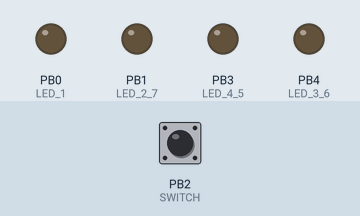
Recording of a program running on a simulated ATtiny85, built with avr-gcc and run on an emulated ATtiny85. Parts: output pins drawn as LEDs (lit = HIGH). The test bench sets the inputs (shaded band); at power-on: PB2 (SWITCH) HIGH. Sleep ends after the set time or at an interrupt; random numbers use the default seed unless the program sets one.

Above: at 1.2 s.
1.3 s: PB2 (SWITCH) pulled LOW for 0.15 s
At 3.2 s:
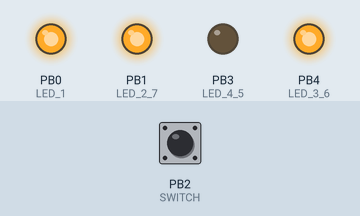
At 4.1 s:
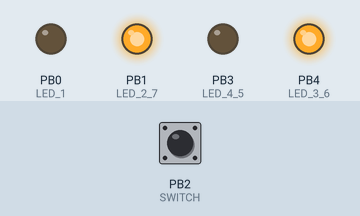
4.3 s: PB2 (SWITCH) pulsed LOW 5 times (0.12 s each, 0.3 s apart)
At 7.8 s:
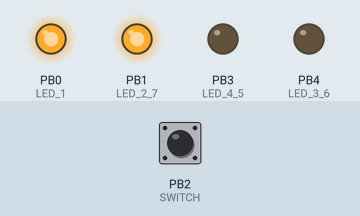
Timing chart, 0 to 11.0 s (numbered marks = the images above; inputs shaded):
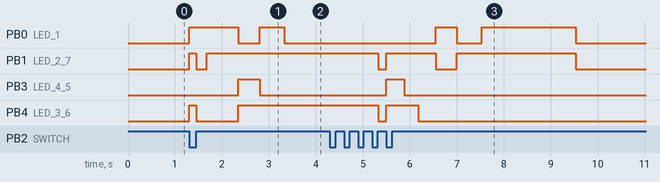

Measured:
- after the input at 1.3 s, PB0 (LED_1): LOW → HIGH at once, → LOW 1.1 s later, → HIGH 0.45 s later, → LOW 0.53 s later; PB1 (LED_2_7): LOW → HIGH at once, → LOW 0.15 s later, → HIGH 0.23 s later; PB3 (LED_4_5): LOW → HIGH after 1.1 s, → LOW 0.45 s later; PB4 (LED_3_6): LOW → HIGH at once, → LOW 0.15 s later, → HIGH 0.90 s later
- after the input at 4.3 s, PB0 (LED_1): LOW → HIGH after 2.3 s, → LOW 0.45 s later, → HIGH 0.53 s later, → LOW 2.0 s later; PB3 (LED_4_5): LOW → HIGH after 1.2 s, → LOW 0.38 s later

The program:

main.cpp
```cpp
#include <Arduino.h>
#include <avr/sleep.h>
#include <avr/power.h>

int randNumber;

const byte LED_1 = 0;
const byte LED_2_7 = 1;
const byte LED_3_6 = 4;
const byte LED_4_5 = 3;

const byte SWITCH = 2;

volatile byte last_sw_state = true;
volatile byte state = false;

ISR(PCINT0_vect)
{
  byte sw_state;
  sw_state = digitalRead(SWITCH);
  if (sw_state == LOW)
  {
    state = true;
  }
  last_sw_state = sw_state;
}

void enter_sleep()
{
  set_sleep_mode(SLEEP_MODE_PWR_DOWN);
  ADCSRA = 0;
  power_all_disable();
  sleep_enable();
  sleep_cpu();
  sleep_disable();
  power_all_enable();
}

void generate_number()
{

  state = false;
  int delay_time = 75;

  for (int x = 0; x < 6; x++)
  {

    delay_time += 75;
    randomSeed(millis());
    randNumber = random(1, 13);

    if (randNumber == 1 || randNumber == 12)
    {
      digitalWrite(LED_1, HIGH);
      digitalWrite(LED_2_7, LOW);
      digitalWrite(LED_3_6, LOW);
      digitalWrite(LED_4_5, LOW);
    }
    else if (randNumber == 2 || randNumber == 11)
    {
      digitalWrite(LED_1, LOW);
      digitalWrite(LED_2_7, HIGH);
      digitalWrite(LED_3_6, LOW);
      digitalWrite(LED_4_5, LOW);
    }
    else if (randNumber == 3 || randNumber == 10)
    {
      digitalWrite(LED_1, HIGH);
      digitalWrite(LED_2_7, HIGH);
      digitalWrite(LED_3_6, LOW);
      digitalWrite(LED_4_5, LOW);
    }
    else if (randNumber == 4 || randNumber == 9)
    {
      digitalWrite(LED_1, LOW);
      digitalWrite(LED_2_7, HIGH);
      digitalWrite(LED_3_6, HIGH);
      digitalWrite(LED_4_5, LOW);
    }
    else if (randNumber == 5 || randNumber == 8)
    {
      digitalWrite(LED_1, HIGH);
      digitalWrite(LED_2_7, HIGH);
      digitalWrite(LED_3_6, HIGH);
      digitalWrite(LED_4_5, LOW);
    }
    else if (randNumber == 6 || randNumber == 7)
    {
      digitalWrite(LED_1, LOW);
      digitalWrite(LED_2_7, HIGH);
      digitalWrite(LED_3_6, HIGH);
      digitalWrite(LED_4_5, HIGH);
    }
    delay(delay_time);
    digitalWrite(LED_1, LOW);
    digitalWrite(LED_2_7, LOW);
    digitalWrite(LED_3_6, LOW);
    digitalWrite(LED_4_5, LOW);
  }

  randomSeed(millis());
  randNumber = random(1, 13);

  if (randNumber == 1 || randNumber == 12)
  {
    digitalWrite(LED_1, HIGH);
    digitalWrite(LED_2_7, LOW);
    digitalWrite(LED_3_6, LOW);
    digitalWrite(LED_4_5, LOW);
  }
  else if (randNumber == 2 || randNumber == 11)
  {
    digitalWrite(LED_1, LOW);
    digitalWrite(LED_2_7, HIGH);
    digitalWrite(LED_3_6, LOW);
    digitalWrite(LED_4_5, LOW);
  }
  else if (randNumber == 3 || randNumber == 10)
  {
    digitalWrite(LED_1, HIGH);
    digitalWrite(LED_2_7, HIGH);
    digitalWrite(LED_3_6, LOW);
    digitalWrite(LED_4_5, LOW);
  }
  else if (randNumber == 4 || randNumber == 9)
  {
    digitalWrite(LED_1, LOW);
    digitalWrite(LED_2_7, HIGH);
    digitalWrite(LED_3_6, HIGH);
    digitalWrite(LED_4_5, LOW);
  }
  else if (randNumber == 5 || randNumber == 8)
  {
    digitalWrite(LED_1, HIGH);
    digitalWrite(LED_2_7, HIGH);
    digitalWrite(LED_3_6, HIGH);
    digitalWrite(LED_4_5, LOW);
  }
  else if (randNumber == 6 || randNumber == 7)
  {
    digitalWrite(LED_1, LOW);
    digitalWrite(LED_2_7, HIGH);
    digitalWrite(LED_3_6, HIGH);
    digitalWrite(LED_4_5, HIGH);
  }
  delay(2000);
  digitalWrite(LED_1, LOW);
  digitalWrite(LED_2_7, LOW);
  digitalWrite(LED_3_6, LOW);
  digitalWrite(LED_4_5, LOW);
}

void setup()
{

  pinMode(LED_1, OUTPUT);
  pinMode(LED_2_7, OUTPUT);
  pinMode(LED_3_6, OUTPUT);
  pinMode(LED_4_5, OUTPUT);

  digitalWrite(LED_1, LOW);
  digitalWrite(LED_2_7, LOW);
  digitalWrite(LED_3_6, LOW);
  digitalWrite(LED_4_5, LOW);

  pinMode(SWITCH, INPUT_PULLUP);

  cli();                // Disable interrupt
  PCMSK |= bit(PCINT2); // D2 / pin 7
  GIFR |= bit(PCIF);    // Clear any outstanding interrupts
  GIMSK |= bit(PCIE);   // Enable pin change interrupts
  sei();                // Enable interrupt
}

void loop()
{
  if (state == true)
  {
    generate_number();
  }
  state = false;
  enter_sleep();
}
```
